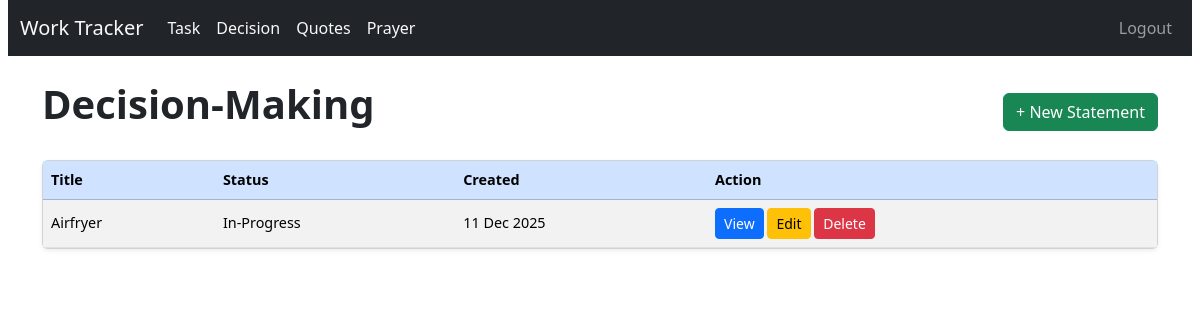
The app's page /statements/ (signed in), older data.
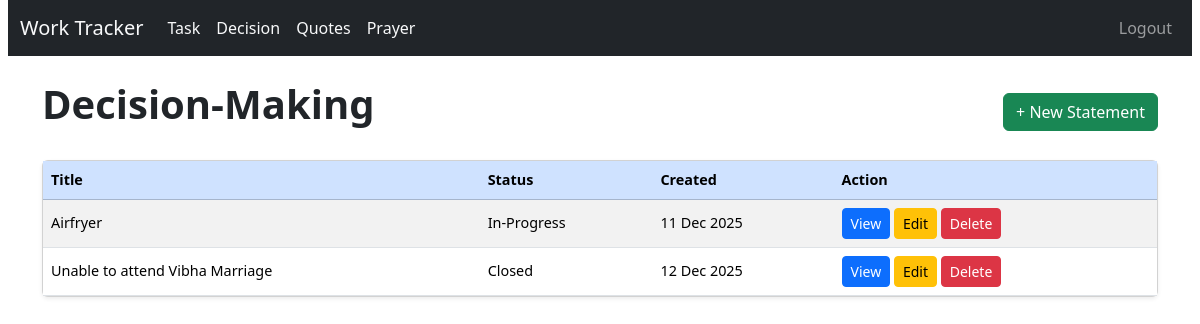
The same page, newer data.
### statement/models.py (models this page shows, shortened)
class Statement(models.Model):
    STATUS_CHOICES = [
        ("open", "Open"),
        ("inprogress", "In-Progress"),
        ("closed", "Closed"),
    ]
    title = models.CharField(max_length=255)
    statement_text = models.TextField()
    conclusion = models.TextField(null=True, blank=True)
    status = models.CharField(max_length=20, choices=STATUS_CHOICES, default="open")
    created_at = models.DateTimeField(auto_now_add=True)

### statement/views.py (the view)
# urls.py: path("", views.StatementListView.as_view(), name="statement_list"),
class StatementListView(LoginRequiredMixin, ListView):
    model = Statement
    template_name = "statements/statement_list.html"
    context_object_name = "statements"

### templates/statements/statement_list.html
{% extends "base.html" %}
{% block content %}
<div class="d-flex justify-content-between align-items-center mb-3">
    <h1>Decision-Making</h1>
    <a href="{% url 'statements:statement_create' %}" class="btn btn-success">
        + New Statement
    </a>
</div>
<div class="card shadow-sm">
    <div class="card-body p-0">
        <table class="table table-striped mb-0">
            <thead class="table-primary">
                <tr>
                    <th>Title</th>
                    <th>Status</th>
                    <th>Created</th>
                    <th>Action</th>
                </tr>
            </thead>
            <tbody>
                {% for s in statements %}
                    <tr>
                        <td>{{ s.title }}</td>
                        <td>{{ s.get_status_display }}</td>
                        <td>{{ s.created_at|date:"d M Y" }}</td>
                        <td>
                            <a href="{% url 'statements:statement_detail' s.pk %}"
                               class="btn btn-sm btn-primary">
                                View
                            </a>
                            <a href="{% url 'statements:statement_update' s.pk %}" class="btn btn-sm btn-warning">
                                Edit
                            </a>
                            <a href="{% url 'statements:statement_delete' s.pk %}" class="btn btn-sm btn-danger">
                                Delete
                            </a>
                        </td>
                    </tr>
                {% empty %}
                    <tr>
                        <td colspan="4" class="text-center text-muted py-3">
                            No statements found.
                        </td>
                    </tr>
                {% endfor %}
            </tbody>
        </table>
    </div>
</div>
{% endblock %}

### templates/base.html (shortened to what this page needs)
{% load static %}
<!DOCTYPE html>
<html>
<head>
  <link href="https://cdn.jsdelivr.net/npm/bootstrap@5.3.3/dist/css/bootstrap.min.css" rel="stylesheet">
  <link rel="stylesheet" href="https://cdn.jsdelivr.net/npm/bootstrap-icons@1.11.1/font/bootstrap-icons.css">
  <link rel="stylesheet" href="{% static 'css/base.css' %}">
</head>
<body>
<nav class="navbar navbar-expand-lg navbar-dark bg-dark">
  <div class="container-fluid">
    <a class="navbar-brand text-light" href='{% url "tracker:task_list" %}'>Work Tracker</a>
    {% if request.user.is_authenticated %}
      <div class="collapse navbar-collapse" id="navbarNav">
        <ul class="navbar-nav">
          <li class="nav-item">
            <a class="nav-link text-light" href="{% url 'tracker:task_list' %}">Task</a>
          </li>
        </ul>
        <ul class="navbar-nav">
          <li class="nav-item">
            <a class="nav-link text-light" href="{% url 'statements:statement_list' %}">Decision</a>
          </li>
        </ul>
        <ul class="navbar-nav">
          <li class="nav-item">
            <a class="nav-link text-light" href="{% url 'tracker:quotes' %}">Quotes</a>
          </li>
        </ul>
        <ul class="navbar-nav">
          <li class="nav-item">
            <a class="nav-link text-light" href="{% url 'tracker:prayer' %}">Prayer</a>
          </li>
        </ul>
      </div>
    {% endif %}
    <div class="collapse navbar-collapse" id="navbarNav">
      <ul class="navbar-nav ms-auto mb-2 mb-lg-0">
        {% if request.user.is_authenticated %}
        <li class="nav-item">
          <a class="nav-link" href='{% url "logout" %}'>Logout</a>
        </li>
        {% endif %}
      </ul>
    </div>
  </div>
</nav>
<div class="container">
  <br />
  {% block content %}{% endblock %}
  <br />
</div>
<link href="https://cdn.jsdelivr.net/npm/select2@4.1.0-rc.0/dist/css/select2.min.css" rel="stylesheet" />
</body>
</html>

### static/css/base.css (style rules this page uses)
body { padding: 0 8px; }
h1 { text-align: center; font-weight: 600; margin-bottom: 1rem; }
.table td, .table th { vertical-align: middle; font-size: 0.9rem; }

Row changes from the older to the newer data that the page shows:
added Statement: title "Unable to attend Vibha Marriage", status "Closed", created_at "12 Dec 2025"
